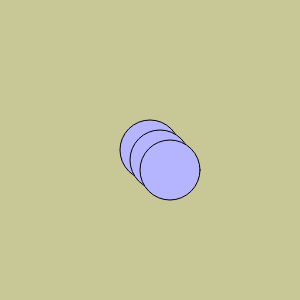
Frame 1 (no input)
Frame 60 (no input): identical to frame 1, image omitted
Frame 120 (the mouse pressed at the canvas centre since frame 60): identical to frame 1, image omitted

The p5.js sketch that drew this single still picture (run headless with seeded random() and noise() and a simulated clock; from frame 60 on, the mouse is pressed at the canvas centre):

// p5.js sketch
// ── sketch.js
function setup() {
    createCanvas(300, 300);
}

function draw() {
    background(200, 200, 150);
    fill(180, 180, 255);
    ellipse((width / 2), (height / 2), 60, 60);
    ellipse((width / 2) + 10, (height / 2) + 10, 60, 60);    
    ellipse((width / 2) + 20, (height / 2) + 20, 60, 60);
}
